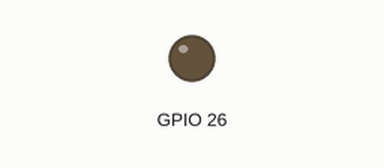
Recording of a sketch running on a simulated ESP32. Shown: output pins drawn as LEDs (lit = HIGH).

Above: at 0.15 s.
Timing chart, 0 to 1.6 s (numbered marks = the images above):
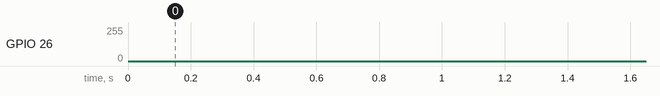

The sketch:

saidaAnalogica.ino
```cpp
void setup() {
  Serial.begin(115200);
  ledcAttach(26, 5000, 8); //pino (canal), frequencia, qtd bits.
}

void loop() {
  // Escreve um valor de 100 no canal 0.
  // O valor vai de 0 a 255 (pois a resolução é de 8 bits)
  for (int i = 0; i<256; i++){
    ledcWrite(26,i);
    delay(2);
  }

}
```
